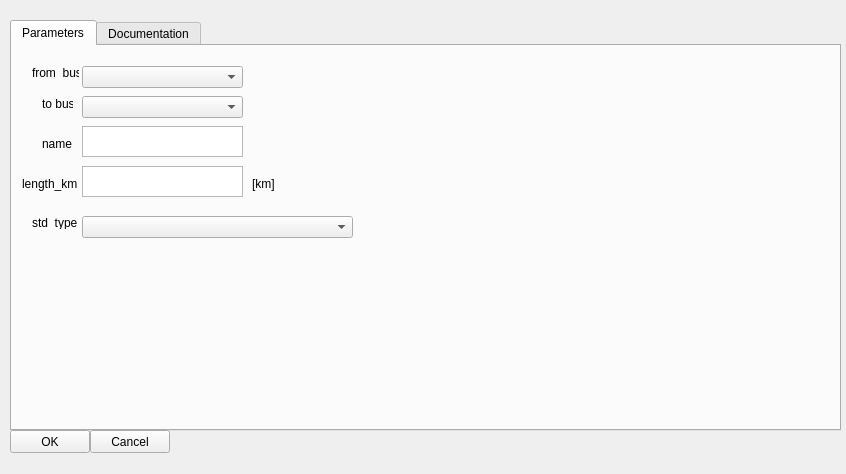
<?xml version="1.0" encoding="UTF-8"?>
<ui version="4.0">
 <class>Form</class>
 <widget class="QWidget" name="Form">
  <property name="geometry">
   <rect>
    <x>0</x>
    <y>0</y>
    <width>846</width>
    <height>474</height>
   </rect>
  </property>
  <property name="windowTitle">
   <string>Line</string>
  </property>
  <widget class="QTabWidget" name="tabWidget">
   <property name="geometry">
    <rect>
     <x>10</x>
     <y>20</y>
     <width>831</width>
     <height>411</height>
    </rect>
   </property>
   <property name="currentIndex">
    <number>0</number>
   </property>
   <widget class="QWidget" name="parameters">
    <attribute name="title">
     <string>Parameters</string>
    </attribute>
    <widget class="QTextEdit" name="length_km">
     <property name="geometry">
      <rect>
       <x>70</x>
       <y>120</y>
       <width>161</width>
       <height>31</height>
      </rect>
     </property>
    </widget>
    <widget class="QLabel" name="bus_number_label">
     <property name="geometry">
      <rect>
       <x>30</x>
       <y>50</y>
       <width>31</width>
       <height>16</height>
      </rect>
     </property>
     <property name="text">
      <string>to bus</string>
     </property>
    </widget>
    <widget class="QLabel" name="bus_number_label_2">
     <property name="geometry">
      <rect>
       <x>20</x>
       <y>170</y>
       <width>47</width>
       <height>13</height>
      </rect>
     </property>
     <property name="text">
      <string>std_type</string>
     </property>
    </widget>
    <widget class="QLabel" name="p_kw_label">
     <property name="geometry">
      <rect>
       <x>20</x>
       <y>20</y>
       <width>47</width>
       <height>13</height>
      </rect>
     </property>
     <property name="text">
      <string>from_bus</string>
     </property>
    </widget>
    <widget class="QTextEdit" name="name">
     <property name="geometry">
      <rect>
       <x>70</x>
       <y>80</y>
       <width>161</width>
       <height>31</height>
      </rect>
     </property>
    </widget>
    <widget class="QLabel" name="q_kvar_label">
     <property name="geometry">
      <rect>
       <x>10</x>
       <y>130</y>
       <width>61</width>
       <height>16</height>
      </rect>
     </property>
     <property name="text">
      <string>length_km</string>
     </property>
    </widget>
    <widget class="QLabel" name="bus_number_label_3">
     <property name="geometry">
      <rect>
       <x>30</x>
       <y>90</y>
       <width>31</width>
       <height>16</height>
      </rect>
     </property>
     <property name="text">
      <string>name</string>
     </property>
    </widget>
    <widget class="QLabel" name="q_kvar_label_2">
     <property name="geometry">
      <rect>
       <x>240</x>
       <y>130</y>
       <width>61</width>
       <height>16</height>
      </rect>
     </property>
     <property name="text">
      <string>[km]</string>
     </property>
    </widget>
    <widget class="QComboBox" name="standard_type">
     <property name="geometry">
      <rect>
       <x>70</x>
       <y>170</y>
       <width>271</width>
       <height>22</height>
      </rect>
     </property>
    </widget>
    <widget class="QComboBox" name="from_bus">
     <property name="geometry">
      <rect>
       <x>70</x>
       <y>20</y>
       <width>161</width>
       <height>22</height>
      </rect>
     </property>
    </widget>
    <widget class="QComboBox" name="to_bus">
     <property name="geometry">
      <rect>
       <x>70</x>
       <y>50</y>
       <width>161</width>
       <height>22</height>
      </rect>
     </property>
    </widget>
   </widget>
   <widget class="QWidget" name="help">
    <attribute name="title">
     <string>Documentation</string>
    </attribute>
    <widget class="QWidget" name="verticalLayoutWidget">
     <property name="geometry">
      <rect>
       <x>0</x>
       <y>10</y>
       <width>621</width>
       <height>371</height>
      </rect>
     </property>
     <layout class="QVBoxLayout" name="docsView"/>
    </widget>
    <widget class="QWidget" name="verticalLayoutWidget_2">
     <property name="geometry">
      <rect>
       <x>630</x>
       <y>0</y>
       <width>211</width>
       <height>391</height>
      </rect>
     </property>
     <layout class="QVBoxLayout" name="elementView"/>
    </widget>
   </widget>
  </widget>
  <widget class="QPushButton" name="cancel">
   <property name="geometry">
    <rect>
     <x>90</x>
     <y>430</y>
     <width>80</width>
     <height>23</height>
    </rect>
   </property>
   <property name="text">
    <string>Cancel</string>
   </property>
  </widget>
  <widget class="QPushButton" name="ok">
   <property name="geometry">
    <rect>
     <x>10</x>
     <y>430</y>
     <width>80</width>
     <height>23</height>
    </rect>
   </property>
   <property name="text">
    <string>OK</string>
   </property>
  </widget>
 </widget>
 <resources/>
 <connections/>
</ui>
